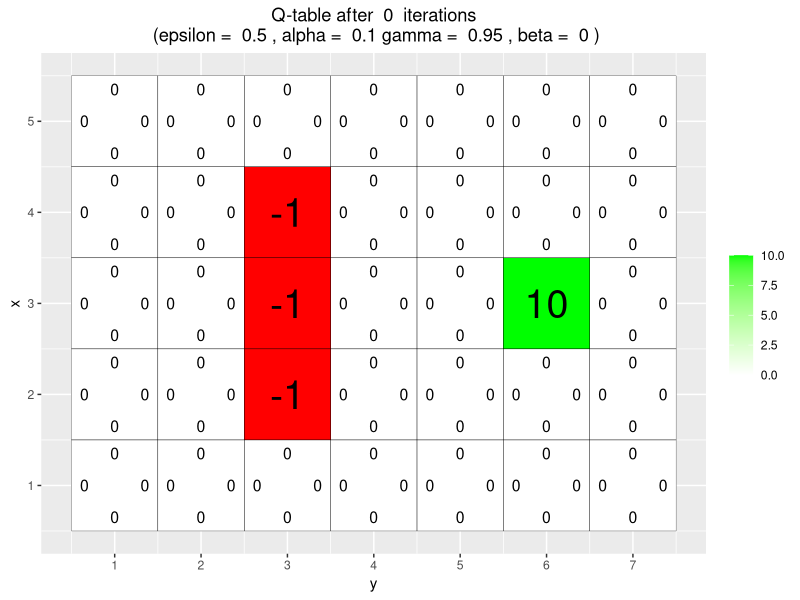

The R script that drew this image: (Note: this script raises an error after producing the figure.)
# By Jose M. Peña and Joel Oskarsson.
# For teaching purposes.
# jose.m.pena@liu.se.

#####################################################################################################
# Q-learning
#####################################################################################################

# install.packages("ggplot2")
# install.packages("vctrs")
library(ggplot2)

arrows <- c("^", ">", "v", "<")
action_deltas <- list(c(1,0), # up
                      c(0,1), # right
                      c(-1,0), # down
                      c(0,-1)) # left

vis_environment <- function(iterations=0, epsilon = 0.5, alpha = 0.1, gamma = 0.95, beta = 0){
  
  # Visualize an environment with rewards. 
  # Q-values for all actions are displayed on the edges of each tile.
  # The (greedy) policy for each state is also displayed.
  # 
  # Args:
  #   iterations, epsilon, alpha, gamma, beta (optional): for the figure title.
  #   reward_map (global variable): a HxW array containing the reward given at each state.
  #   q_table (global variable): a HxWx4 array containing Q-values for each state-action pair.
  #   H, W (global variables): environment dimensions.
  
  df <- expand.grid(x=1:H,y=1:W)
  foo <- mapply(function(x,y) ifelse(reward_map[x,y] == 0,q_table[x,y,1],NA),df$x,df$y)
  df$val1 <- as.vector(round(foo, 2))
  foo <- mapply(function(x,y) ifelse(reward_map[x,y] == 0,q_table[x,y,2],NA),df$x,df$y)
  df$val2 <- as.vector(round(foo, 2))
  foo <- mapply(function(x,y) ifelse(reward_map[x,y] == 0,q_table[x,y,3],NA),df$x,df$y)
  df$val3 <- as.vector(round(foo, 2))
  foo <- mapply(function(x,y) ifelse(reward_map[x,y] == 0,q_table[x,y,4],NA),df$x,df$y)
  df$val4 <- as.vector(round(foo, 2))
  foo <- mapply(function(x,y) 
    ifelse(reward_map[x,y] == 0,arrows[GreedyPolicy(x,y)],reward_map[x,y]),df$x,df$y)
  df$val5 <- as.vector(foo)
  foo <- mapply(function(x,y) ifelse(reward_map[x,y] == 0,max(q_table[x,y,]),
                                     ifelse(reward_map[x,y]<0,NA,reward_map[x,y])),df$x,df$y)
  df$val6 <- as.vector(foo)
  
  print(ggplot(df,aes(x = y,y = x)) +
          scale_fill_gradient(low = "white", high = "green", na.value = "red", name = "") +
          geom_tile(aes(fill=val6)) +
          geom_text(aes(label = val1),size = 4,nudge_y = .35,na.rm = TRUE) +
          geom_text(aes(label = val2),size = 4,nudge_x = .35,na.rm = TRUE) +
          geom_text(aes(label = val3),size = 4,nudge_y = -.35,na.rm = TRUE) +
          geom_text(aes(label = val4),size = 4,nudge_x = -.35,na.rm = TRUE) +
          geom_text(aes(label = val5),size = 10) +
          geom_tile(fill = 'transparent', colour = 'black') + 
          ggtitle(paste("Q-table after ",iterations," iterations\n",
                        "(epsilon = ",epsilon,", alpha = ",alpha,"gamma = ",gamma,", beta = ",beta,")")) +
          theme(plot.title = element_text(hjust = 0.5)) +
          scale_x_continuous(breaks = c(1:W),labels = c(1:W)) +
          scale_y_continuous(breaks = c(1:H),labels = c(1:H)))
  
}

GreedyPolicy <- function(x, y){
  
  # Get a greedy action for state (x,y) from q_table.
  #
  # Args:
  #   x, y: state coordinates.
  #   q_table (global variable): a HxWx4 array containing Q-values for each state-action pair.
  # 
  # Returns:
  #   An action, i.e. integer in {1,2,3,4}.
  
  # Your code here.
  
}

EpsilonGreedyPolicy <- function(x, y, epsilon){
  
  # Get an epsilon-greedy action for state (x,y) from q_table.
  #
  # Args:
  #   x, y: state coordinates.
  #   epsilon: probability of acting randomly.
  # 
  # Returns:
  #   An action, i.e. integer in {1,2,3,4}.
  
  # Your code here.
  
}

transition_model <- function(x, y, action, beta){
  
  # Computes the new state after given action is taken. The agent will follow the action 
  # with probability (1-beta) and slip to the right or left with probability beta/2 each.
  # 
  # Args:
  #   x, y: state coordinates.
  #   action: which action the agent takes (in {1,2,3,4}).
  #   beta: probability of the agent slipping to the side when trying to move.
  #   H, W (global variables): environment dimensions.
  # 
  # Returns:
  #   The new state after the action has been taken.
  
  delta <- sample(-1:1, size = 1, prob = c(0.5*beta,1-beta,0.5*beta))
  final_action <- ((action + delta + 3) %% 4) + 1
  foo <- c(x,y) + unlist(action_deltas[final_action])
  foo <- pmax(c(1,1),pmin(foo,c(H,W)))
  
  return (foo)
}

q_learning <- function(start_state, epsilon = 0.5, alpha = 0.1, gamma = 0.95, 
                       beta = 0){
  
  # Perform one episode of Q-learning. The agent should move around in the 
  # environment using the given transition model and update the Q-table.
  # The episode ends when the agent reaches a terminal state.
  # 
  # Args:
  #   start_state: array with two entries, describing the starting position of the agent.
  #   epsilon (optional): probability of acting greedily.
  #   alpha (optional): learning rate.
  #   gamma (optional): discount factor.
  #   beta (optional): slipping factor.
  #   reward_map (global variable): a HxW array containing the reward given at each state.
  #   q_table (global variable): a HxWx4 array containing Q-values for each state-action pair.
  # 
  # Returns:
  #   reward: reward received in the episode.
  #   correction: sum of the temporal difference correction terms over the episode.
  #   q_table (global variable): Recall that R passes arguments by value. So, q_table being
  #   a global variable can be modified with the superassigment operator <<-.
  
  # Your code here.
  
  repeat{
    # Follow policy, execute action, get reward.
    
    # Q-table update.
    
    if(reward!=0)
      # End episode.
      return (c(reward,episode_correction))
  }
  
}

#####################################################################################################
# Q-Learning Environments
#####################################################################################################

# Environment A (learning)

H <- 5
W <- 7

reward_map <- matrix(0, nrow = H, ncol = W)
reward_map[3,6] <- 10
reward_map[2:4,3] <- -1

q_table <- array(0,dim = c(H,W,4))

vis_environment()

for(i in 1:10000){
  foo <- q_learning(start_state = c(3,1))
  
  if(any(i==c(10,100,1000,10000)))
    vis_environment(i)
}

# Environment B (the effect of epsilon and gamma)

H <- 7
W <- 8

reward_map <- matrix(0, nrow = H, ncol = W)
reward_map[1,] <- -1
reward_map[7,] <- -1
reward_map[4,5] <- 5
reward_map[4,8] <- 10

q_table <- array(0,dim = c(H,W,4))

vis_environment()

MovingAverage <- function(x, n){
  
  cx <- c(0,cumsum(x))
  rsum <- (cx[(n+1):length(cx)] - cx[1:(length(cx) - n)]) / n
  
  return (rsum)
}

for(j in c(0.5,0.75,0.95)){
  q_table <- array(0,dim = c(H,W,4))
  reward <- NULL
  correction <- NULL
  
  for(i in 1:30000){
    foo <- q_learning(gamma = j, start_state = c(4,1))
    reward <- c(reward,foo[1])
    correction <- c(correction,foo[2])
  }
  
  vis_environment(i, gamma = j)
  plot(MovingAverage(reward,100),type = "l")
  plot(MovingAverage(correction,100),type = "l")
}

for(j in c(0.5,0.75,0.95)){
  q_table <- array(0,dim = c(H,W,4))
  reward <- NULL
  correction <- NULL
  
  for(i in 1:30000){
    foo <- q_learning(epsilon = 0.1, gamma = j, start_state = c(4,1))
    reward <- c(reward,foo[1])
    correction <- c(correction,foo[2])
  }
  
  vis_environment(i, epsilon = 0.1, gamma = j)
  plot(MovingAverage(reward,100),type = "l")
  plot(MovingAverage(correction,100),type = "l")
}

# Environment C (the effect of beta).

H <- 3
W <- 6

reward_map <- matrix(0, nrow = H, ncol = W)
reward_map[1,2:5] <- -1
reward_map[1,6] <- 10

q_table <- array(0,dim = c(H,W,4))

vis_environment()

for(j in c(0,0.2,0.4,0.66)){
  q_table <- array(0,dim = c(H,W,4))
  
  for(i in 1:10000)
    foo <- q_learning(gamma = 0.6, beta = j, start_state = c(1,1))
  
  vis_environment(i, gamma = 0.6, beta = j)
}